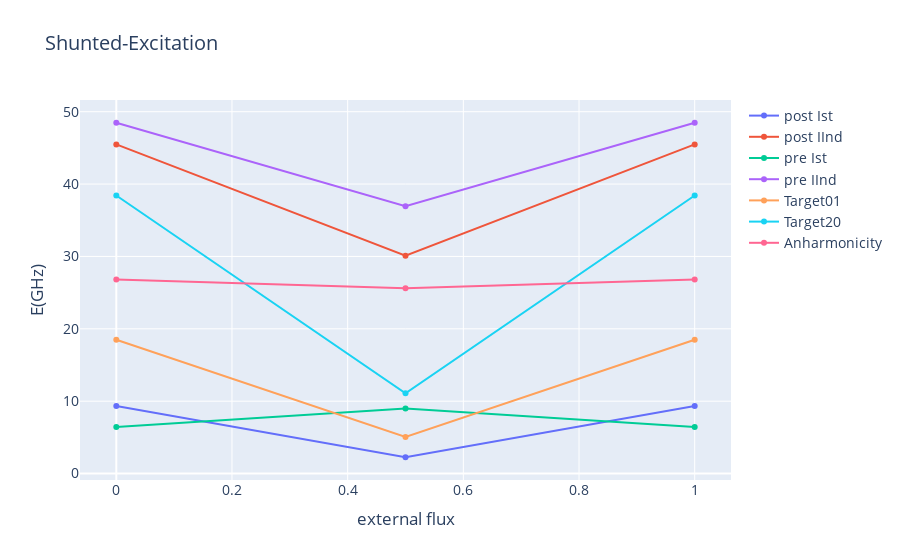

Notebook code for this chart:
### Code cell
plotCompare(flux_range,{'post Ist':post_Ex[0],'post IInd':post_Ex[1],
                        'pre Ist':pre_Ex[0],'pre IInd':pre_Ex[1],
                        'Target01':target['E10'],'Target20':target['E20'],'Anharmonicity':post_Ex[1]-2*post_Ex[0]},
            'Shunted-Excitation','external flux','E(GHz)')

### Figure 1 — Plotly figure (JSON) as saved in the notebook; plotly's stock layout.template omitted (floating-point values rounded to 4 significant figures)
{"data": [{"name": "post Ist", "type": "scatter", "x": [0, 0.5, 1], "y": [9.335, 2.255, 9.337]}, {"name": "post IInd", "type": "scatter", "x": [0, 0.5, 1], "y": [45.48, 30.1, 45.48]}, {"name": "pre Ist", "type": "scatter", "x": [0, 0.5, 1], "y": [6.433, 8.99, 6.434]}, {"name": "pre IInd", "type": "scatter", "x": [0, 0.5, 1], "y": [48.47, 36.95, 48.47]}, {"name": "Target01", "type": "scatter", "x": [0, 0.5, 1], "y": [18.48, 5.044, 18.48]}, {"name": "Target20", "type": "scatter", "x": [0, 0.5, 1], "y": [38.42, 11.1, 38.42]}, {"name": "Anharmonicity", "type": "scatter", "x": [0, 0.5, 1], "y": [26.81, 25.59, 26.81]}], "layout": {"font": {"size": 14}, "margin": {"t": 100}, "title": {"text": "Shunted-Excitation"}, "xaxis": {"title": {"text": "external flux"}}, "yaxis": {"title": {"text": "E(GHz)"}}}}
